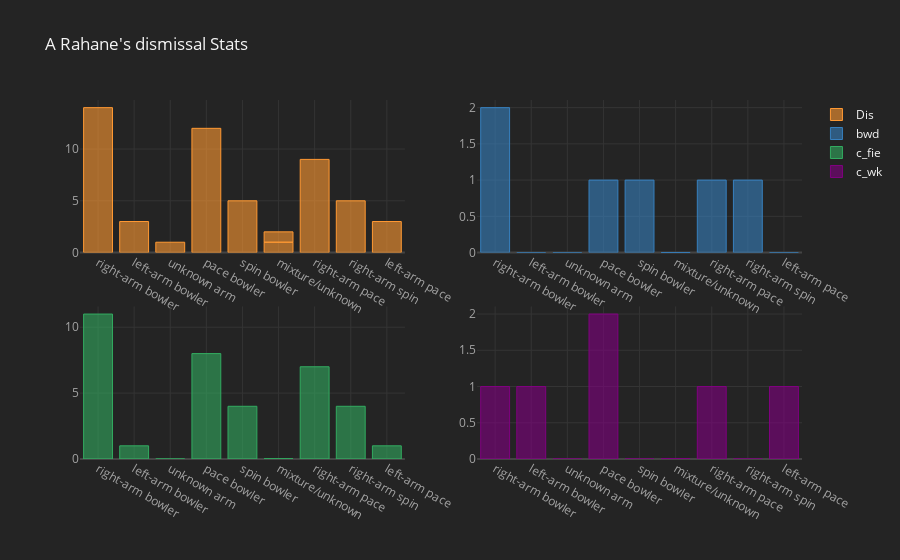

Notebook code for this chart:
### Code cell
dismissal_stats( DC_batsmen_dismissal_summary[DC_batsmen_dismissal_summary.batsman == "A Rahane"], "A Rahane's dismissal Stats")
DC_batsmen_dismissal_summary[DC_batsmen_dismissal_summary.batsman == "A Rahane"]

### Figure 1 — Plotly figure (JSON) as saved in the notebook; plotly's stock layout.template omitted (floating-point values rounded to 4 significant figures)
{"data": [{"marker": {"color": "rgba(255, 153, 51, 0.6)", "line": {"color": "rgba(255, 153, 51, 1.0)", "width": 1}}, "name": "Dis", "orientation": "v", "text": "", "type": "bar", "x": ["right-arm bowler", "left-arm bowler", "unknown arm", "pace bowler", "spin bowler", "mixture/unknown", "right-arm pace", "right-arm spin", "left-arm pace", "mixture/unknown"], "xaxis": "x", "y": [14, 3, 1, 12, 5, 1, 9, 5, 3, 1], "yaxis": "y"}, {"marker": {"color": "rgba(55, 128, 191, 0.6)", "line": {"color": "rgba(55, 128, 191, 1.0)", "width": 1}}, "name": "bwd", "orientation": "v", "text": "", "type": "bar", "x": ["right-arm bowler", "left-arm bowler", "unknown arm", "pace bowler", "spin bowler", "mixture/unknown", "right-arm pace", "right-arm spin", "left-arm pace", "mixture/unknown"], "xaxis": "x2", "y": [2, 0, 0, 1, 1, 0, 1, 1, 0, 0], "yaxis": "y2"}, {"marker": {"color": "rgba(50, 171, 96, 0.6)", "line": {"color": "rgba(50, 171, 96, 1.0)", "width": 1}}, "name": "c_fie", "orientation": "v", "text": "", "type": "bar", "x": ["right-arm bowler", "left-arm bowler", "unknown arm", "pace bowler", "spin bowler", "mixture/unknown", "right-arm pace", "right-arm spin", "left-arm pace", "mixture/unknown"], "xaxis": "x3", "y": [11, 1, 0, 8, 4, 0, 7, 4, 1, 0], "yaxis": "y3"}, {"marker": {"color": "rgba(128, 0, 128, 0.6)", "line": {"color": "rgba(128, 0, 128, 1.0)", "width": 1}}, "name": "c_wk", "orientation": "v", "text": "", "type": "bar", "x": ["right-arm bowler", "left-arm bowler", "unknown arm", "pace bowler", "spin bowler", "mixture/unknown", "right-arm pace", "right-arm spin", "left-arm pace", "mixture/unknown"], "xaxis": "x4", "y": [1, 1, 0, 2, 0, 0, 1, 0, 1, 0], "yaxis": "y4"}], "layout": {"legend": {"bgcolor": "#242424", "font": {"color": "#F4F4F4"}}, "paper_bgcolor": "#242424", "plot_bgcolor": "#242424", "title": {"font": {"color": "#F4F4F4"}, "text": "A Rahane's dismissal Stats"}, "xaxis": {"anchor": "y", "domain": [0, 0.45], "gridcolor": "#343434", "showgrid": true, "tickfont": {"color": "#A4A4A4"}, "title": {"font": {"color": "#A4A4A4"}, "text": ""}, "zerolinecolor": "#444444"}, "xaxis2": {"anchor": "y2", "domain": [0.55, 1], "gridcolor": "#343434", "showgrid": true, "tickfont": {"color": "#A4A4A4"}, "title": {"font": {"color": "#A4A4A4"}, "text": ""}, "zerolinecolor": "#444444"}, "xaxis3": {"anchor": "y3", "domain": [0, 0.45], "gridcolor": "#343434", "showgrid": true, "tickfont": {"color": "#A4A4A4"}, "title": {"font": {"color": "#A4A4A4"}, "text": ""}, "zerolinecolor": "#444444"}, "xaxis4": {"anchor": "y4", "domain": [0.55, 1], "gridcolor": "#343434", "showgrid": true, "tickfont": {"color": "#A4A4A4"}, "title": {"font": {"color": "#A4A4A4"}, "text": ""}, "zerolinecolor": "#444444"}, "yaxis": {"anchor": "x", "domain": [0.575, 1], "gridcolor": "#343434", "showgrid": true, "tickfont": {"color": "#A4A4A4"}, "title": {"font": {"color": "#A4A4A4"}, "text": ""}, "zerolinecolor": "#444444"}, "yaxis2": {"anchor": "x2", "domain": [0.575, 1], "gridcolor": "#343434", "showgrid": true, "tickfont": {"color": "#A4A4A4"}, "title": {"font": {"color": "#A4A4A4"}, "text": ""}, "zerolinecolor": "#444444"}, "yaxis3": {"anchor": "x3", "domain": [0, 0.425], "gridcolor": "#343434", "showgrid": true, "tickfont": {"color": "#A4A4A4"}, "title": {"font": {"color": "#A4A4A4"}, "text": ""}, "zerolinecolor": "#444444"}, "yaxis4": {"anchor": "x4", "domain": [0, 0.425], "gridcolor": "#343434", "showgrid": true, "tickfont": {"color": "#A4A4A4"}, "title": {"font": {"color": "#A4A4A4"}, "text": ""}, "zerolinecolor": "#444444"}}}
